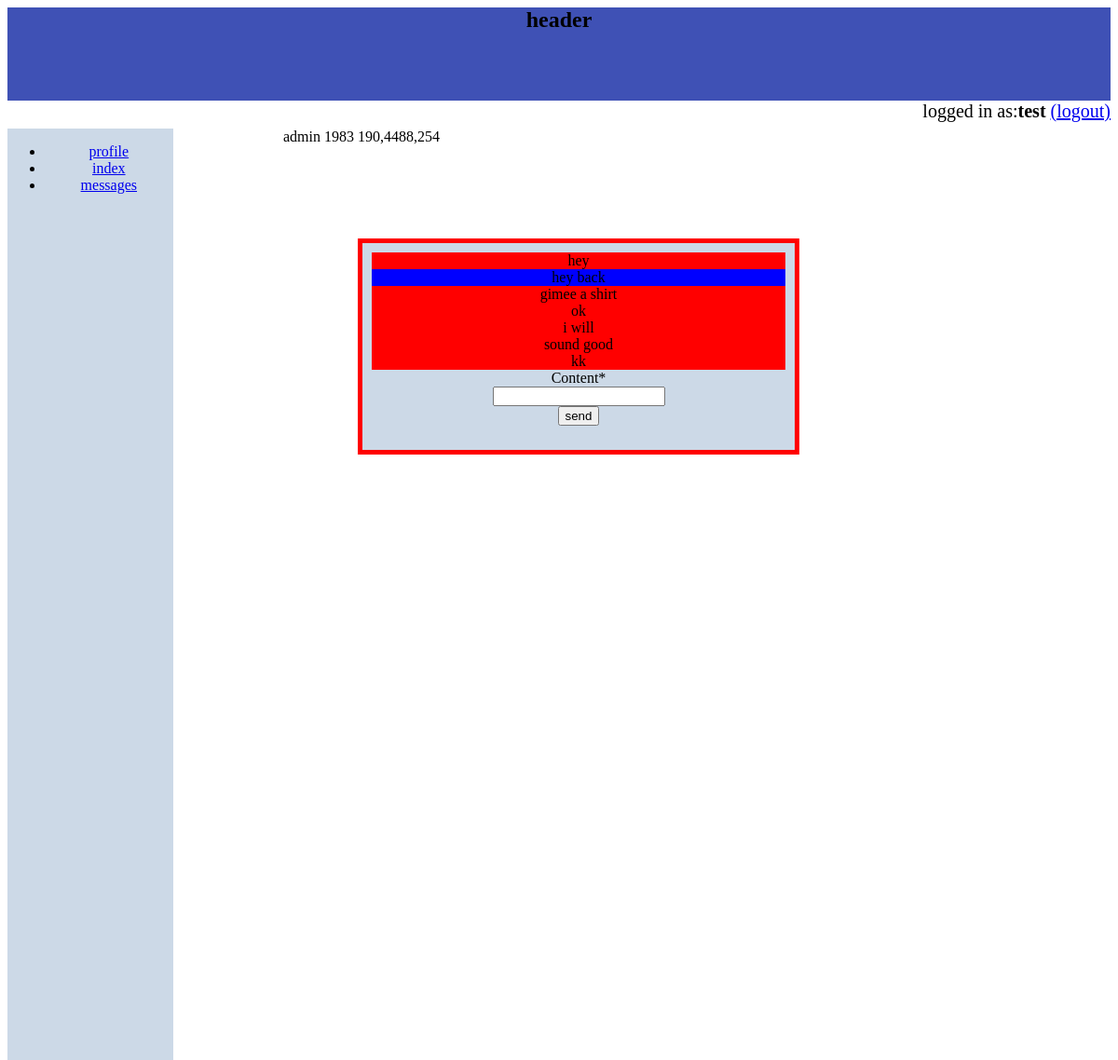
The page /detail/admin/ (signed in) on the database its author committed.
### data/models.py (models this page shows)
class UserProfile(models.Model):
    user = models.ForeignKey(User, unique=True)
    team = models.IntegerField(blank=True,null=True)
    shirtCount=models.IntegerField(blank=True,null=True)
    shirtImg=models.CharField(max_length=1000,blank=True,null=True)
    wanted=models.CommaSeparatedIntegerField(max_length=200,blank=True,null=True)
    post=models.BooleanField()

class message(models.Model):
    sentBy=models.ForeignKey(User,related_name="messageFrom")
    sentTo=models.ForeignKey(User,related_name="messageTo")
    content=models.CharField(max_length=10000)
    order=models.IntegerField()

### browse/views.py (the view)
# urls.py: url(r"detail/(?P<userName>.*)/",detail,name="detail"),
@login_required
def detail(request,userName):
    selected=User.objects.filter(username=userName)[0]
    if request.method == 'POST':
            form = messageForm(request.POST)
            if form.is_valid():
                content=form.cleaned_data["content"]
                lastSent=message.objects.filter(sentBy=request.user,sentTo=selected).order_by("-order")
                lastRecieved=message.objects.filter(sentTo=request.user,sentBy=selected).order_by("-order")
                if (len(lastSent)==0 and len(lastRecieved)==0):
                    nextDrder=0
                elif len(lastSent)==0:
                    nextOrder=lastRecieved[0].order+1
                elif len(lastRecieved)==0:
                    nextOrder=lastSent[0].order+1
                else:
                    if lastSent[0].order>lastRecieved[0].order:
                        nextOrder=lastSent[0].order+1
                    else:
                        nextOrder=lastRecieved[0].order+1
                a=message(sentBy=request.user,sentTo=selected,content=content,order=nextOrder)
                a.save()
                return redirect('/detail/%s'% selected.username)
    else:
        a=UserProfile.objects.filter(user=request.user)[0]
        form = messageForm(instance=a)
    template="browse/detail.html"
    context={}
    posting=UserProfile.objects.filter(user=selected)[0]
    context["post"]=posting
    myMessages=message.objects.filter(sentBy=request.user,sentTo=selected)
    theirMessages=message.objects.filter(sentBy=selected,sentTo=request.user)
    mergedMessages=[]
    order=0
    while(True):
        currentMessage=theirMessages.filter(order=order)
        if len(currentMessage)==0:
            currentMessage=myMessages.filter(order=order)
            if len(currentMessage)==0:
                break
        mergedMessages.append(currentMessage[0])
        order+=1
    context["form"]=form
    context["mergedMessages"]=mergedMessages
    return render(request,template,context)

### browse/forms.py
class messageForm(forms.ModelForm):
    class Meta:
        model=message
        fields=["content"]

### browse/templates/browse/detail.html (shortened to what this page needs)
{%extends 'base.html' %}
{% load crispy_forms_tags %}
    {%block body%}
        {{post.user}}
        {{post.team}}
        {{post.wanted}}
    <div id="messenger" class="messenger">
    {%for i in mergedMessages%}
    {%if user == i.sentBy %}
    <div id="sent" class="sent">
            {{i.content}}<br>
    </div>
    {%else%}
    <div id="recieved" class="recieved">
            {{i.content}}<br>
    </div>
    {%endif%}
    {%endfor%}
    <form action="" method="post">
    {{ form|crispy }}
    <input type="submit" value="send" />
</form>
    </div>
    {%endblock%}

### browse/templates/base.html (shortened to what this page needs)
{% load static %}
<link rel="stylesheet" type="text/css" href="{% static "browse/base.css" %}"/>
<html>
<section>
     <div id="header" class="header"><h1>{%block header%}
     header
     {%endblock%}</h1></div>
     <div id="login" class="login">{%block login%}
     {%if user.is_authenticated%}
          logged in as:<b>{{user}}</b>   <a href= {%url "logout"%}?next={% url 'browse:index' %} >(logout)</a>
     {%else%}
     <a href= {%url "login"%}?next={% url 'browse:profile' %} >login</a>
     {%endif%}
     {%endblock%}</div>
    <div id="sideNav" class="sideNav"><ul>{%block sideNav%}
    <li><a href= {%url "browse:profile"%}>profile</a></li>
    <li><a href={%url "browse:index"%}>index</a></li>
    <li><a href={%url "browse:messages"%}>messages</a></li>
    {%endblock%}</ul></div>
    <div id="body" class="body">{%block body%}{%endblock%}</div>
</section>
</html>

### browse/static/browse/base.css (style rules this page uses)
section { width: 100%; height: 900px; #margin: auto; #padding: 10px; }
.header { text-align:center; background: #3f51b5; width:100%; height:100px; }
.login { height: 30px; font-size:20px; text-align:right; }
.sideNav { width: 15%; height: 1000px; background: #ccd9e7; text-align:center; vertical-align:top; float: left; #position:fixed; }
.body { color:black; padding-left: 25%; background: #ffffff; text-align:left; }
.messenger { text-align:center; color:black; background: #ccd9e7; padding:10px; width:50%; margin-top: 100px; margin-bottom: 100px; margin-right: 150px; margin-left: 80px; border: 5px solid red; }
.sent { background-color: blue; color:black; }
.recieved { background-color: red; color:black; }

### rows shown on the page
UserProfile: user "admin", team "1983", wanted "190,4488,254"
message: content "hey"
message: content "hey back"
message: content "gimee a shirt"
message: content "ok"
message: content "i will"
message: content "sound good"
message: content "kk"

### other values the page prints
{{ user }} "test"
